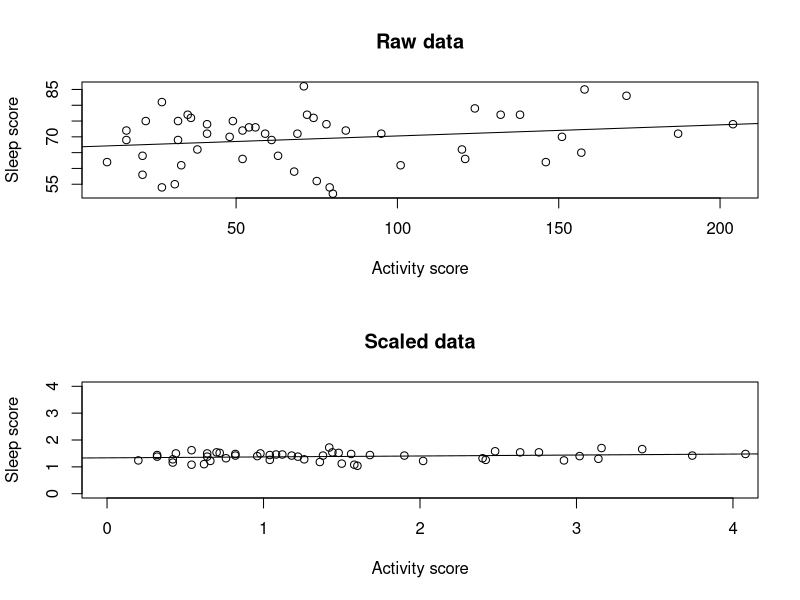

The R script that drew this image:
# This was a personal project of mine to revise for a statistics exam. I used R to analyze the effect of my daily activity score (percentage-based) on the following night's sleep score (0-100) as provided by a Polar Ignite 3 fitness watch.

# The data:

activity_scores = c(171, 56, 121, 16, 48, 36, 158, 22, 68, 21, 78, 35, 52, 132, 41, 27, 21, 79, 54, 32, 157, 41, 151, 61, 10, 49, 32, 204, 101, 75, 16, 52, 33, 187, 95, 120, 63, 27, 124, 74, 138, 72, 31, 80, 84, 38, 59, 69, 146, 71)

sleep_scores = c(83, 73, 63, 69, 70, 76, 85, 75, 59, 58, 74, 77, 63, 77, 71, 54, 64, 54,  73, 69, 65, 74, 70, 69, 62, 75, 75, 74, 61, 56, 72, 72, 61, 71, 71, 66, 64, 81, 79, 76, 77, 77, 55, 52, 72, 66, 71, 71, 62, 86)

activity_scores_scaled = activity_scores / length(activity_scores)

sleep_scores_scaled = sleep_scores / length(sleep_scores)

# Fitting a linear model to the data:

model = lm(sleep_scores ~ activity_scores)
model_scaled = lm(sleep_scores_scaled ~ activity_scores_scaled)

# Plotting the data:

par(mfrow=c(2,1))

plot(sleep_scores ~ activity_scores, main = "Raw data", xlab = "Activity score", ylab = "Sleep score")
abline(model)

plot(sleep_scores_scaled ~ activity_scores_scaled, main = "Scaled data", xlab = "Activity score", ylab = "Sleep score", xlim = c(0,4), ylim = c(0,4))
abline(model_scaled)

# Analysis of the model:

summary(model)

# The R-squared value is 0.04488, which means that the model explains 4.5 % of the variance in the data. The p-value is 0.1397, so the model is not statistically significant.

confint(model)

# The 95 % confidence interval for the slope is [-0.012, 0.082] and includes 0, so we can't be certain that increasing the activity score has a positive effect on the sleep score, even though graphically it does seem to be the case.

# Conclusion:

# There is not enough evidence to conclude that increasing my daily activity score has a positive effect on the following night's sleep score. More data is required for a more accurate analysis. If additional data does not support a positive correlation, I can think of three possible conclusions: 1) the claim that activity improves sleep quality is bullsh*t, 2) Polar's fitness watch is not very accurate, or 3) I am stressing my body too much after having just started working out and the results would be different had I been as active for a longer period of time.



